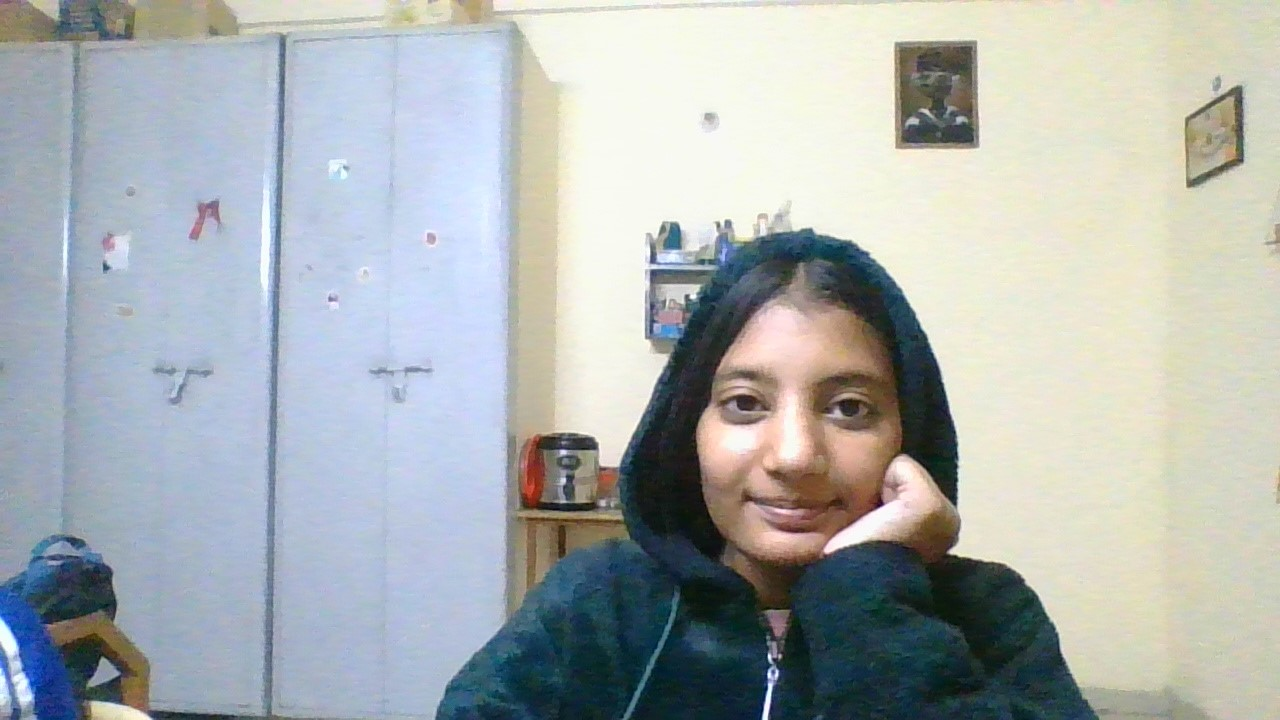
#> input picture pic.png.jpg, 1280 x 720 px, found by its file name
$ jupyter execute opencv_basics.ipynb
#> lines starting #> are read from the running program, lines starting #| are printed output that depends on the picture
[cell 1]
print("Hello")

[cell 2]
import numpy as np
a=np.array([1,2,3,4,5])
a

[cell 3]
#plotting
import cv2
from matplotlib import pyplot as plt
img1 = cv2.imread(r"C:\Users\welcome\OneDrive\Desktop\age gender detector\data\pic.png.jpg")
#> img1 is the input picture: shape (720, 1280, 3); mean B, G, R 177.1, 177, 171.6
plt.imshow(img1)

[cell 4]
#Arithemtic operations
img1 = cv2.imread(r"C:\Users\welcome\OneDrive\Desktop\age gender detector\data\pic.png.jpg")
img2 = cv2.imread(r"C:\Users\welcome\OneDrive\Desktop\age gender detector\data\pic2.jpg")
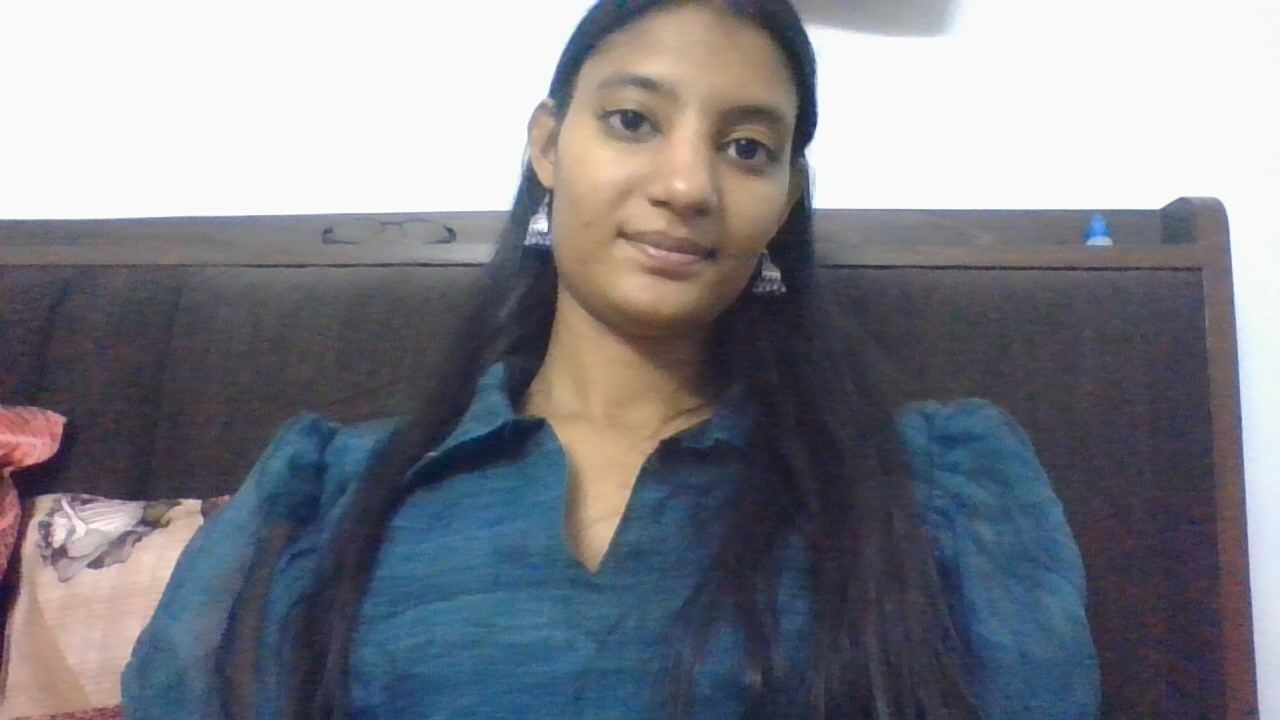
#> input picture pic2.jpg, 1280 x 720 px, found by its file name
#> img2 is the input picture: shape (720, 1280, 3); mean B, G, R 135.1, 127.1, 125.3
result= img1+img2           #Addition
plt.imshow(result)

[cell 5]
result = img1-img2          #Subtraction
plt.imshow(result)

[cell 6]
result= img1*img2       #multiplication
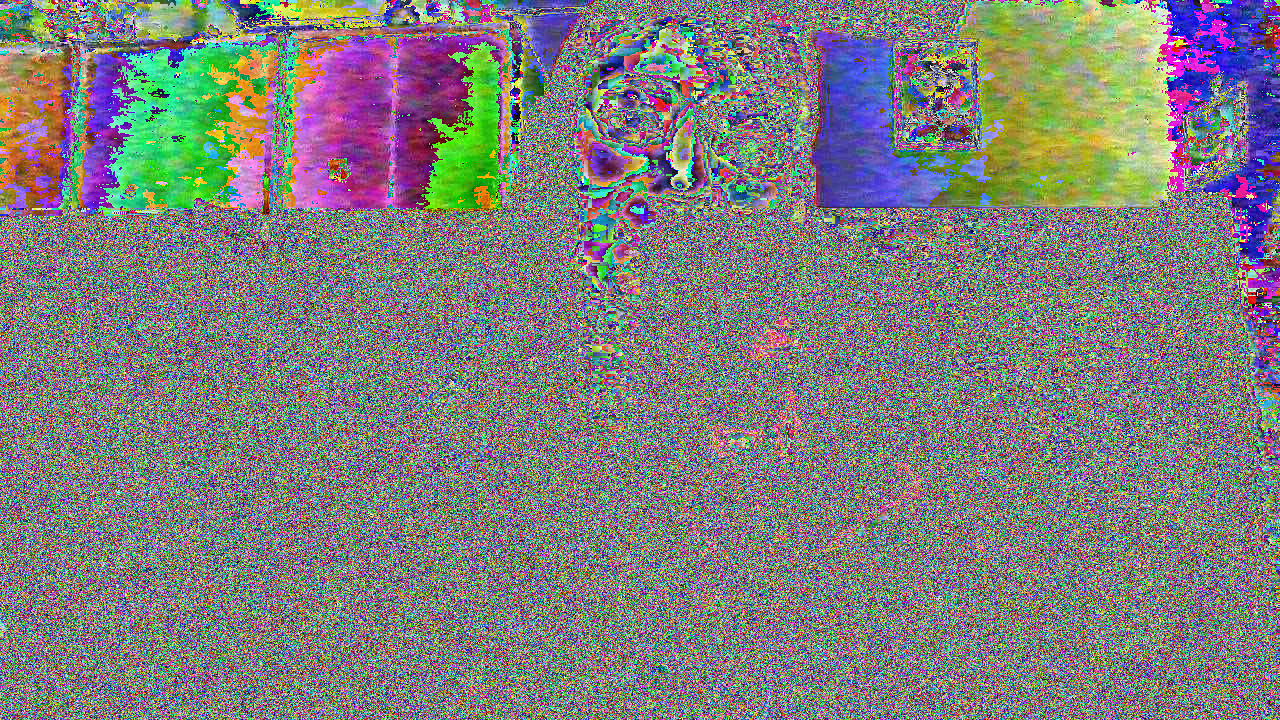
#> result: shape (720, 1280, 3); mean B, G, R 125.2, 126.4, 126.7
plt.imshow(result)

[cell 7]
result = img1/img2       #division
#> result: shape (720, 1280, 3) float64; 0% of the values are NaN or infinite; the others: min 0, max 99.5, mean 1.85
plt.imshow(result)
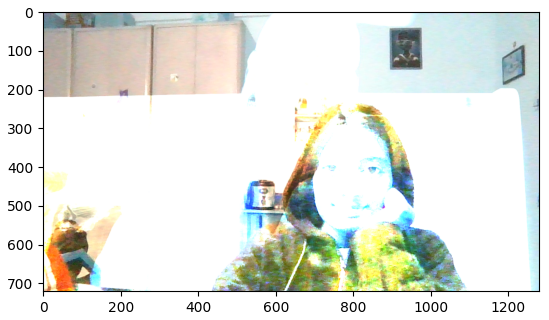
#> figure drawn by matplotlib, 1 panel; B, G, R data is drawn as R, G, B

[cell 8]
pic=cv2.imread(r"C:\Users\welcome\OneDrive\Desktop\age gender detector\data\friend.jpg")
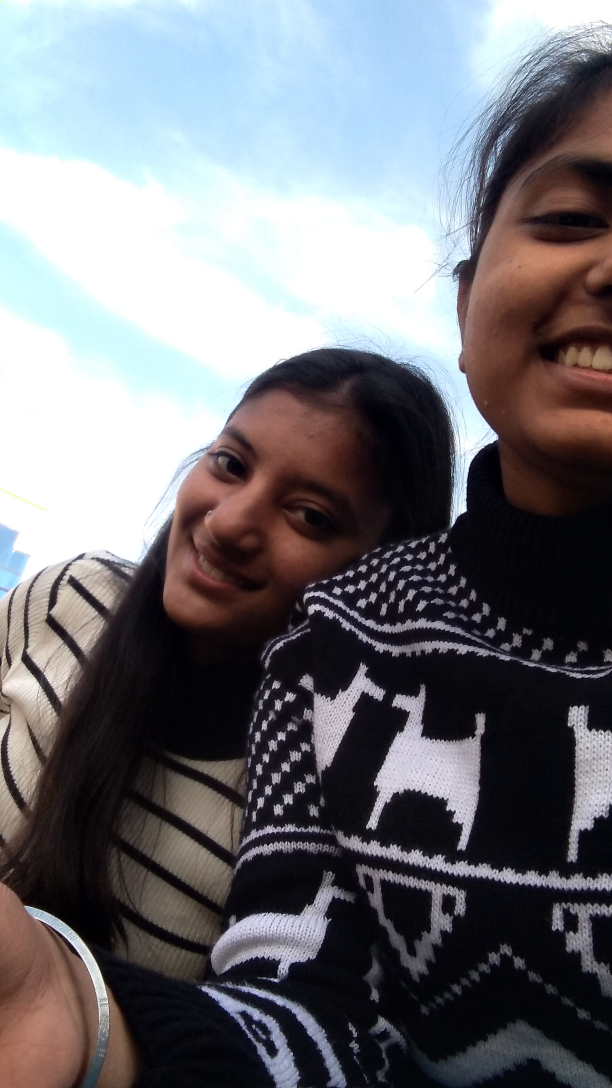
#> input picture friend.jpg, 1836 x 3264 px, found by its file name (shown at 1/3 size)
#> pic is the input picture: shape (3264, 1836, 3); mean B, G, R 119.7, 114.6, 114.6
img=cv2.cvtColor(pic,cv2.COLOR_BGR2HSV)
#> img: shape (3264, 1836, 3); mean H, S, V 84.1, 75.5, 127.9
figure_size=7
result=cv2.blur(img,(figure_size,figure_size))
#> result: shape (3264, 1836, 3); mean H, S, V 84.1, 75.5, 127.9
plt.figure(figsize=(11,6))
plt.subplot(121),plt.imshow(cv2.cvtColor(img,cv2.COLOR_HSV2RGB)),plt.title("original")
plt.xticks([]),plt.yticks([])
plt.subplot(122),plt.imshow(cv2.cvtColor(result,cv2.COLOR_HSV2RGB)),plt.title("blurred")
plt.xticks([]),plt.yticks([])
plt.show()
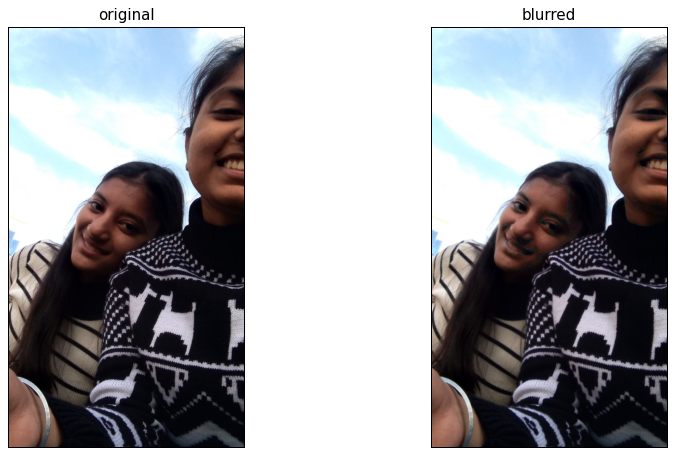
#> figure drawn by matplotlib, 2 panels

[cell 9]
img1 = cv2.imread(r"C:\Users\welcome\OneDrive\Desktop\age gender detector\data\pic.png.jpg")

[cell 10]
(height,width)=img1.shape[0:2]
#> height = 720; width = 1280
zoom=cv2.resize(img1,None,fx=1,fy=1.5,interpolation=cv2.INTER_CUBIC)
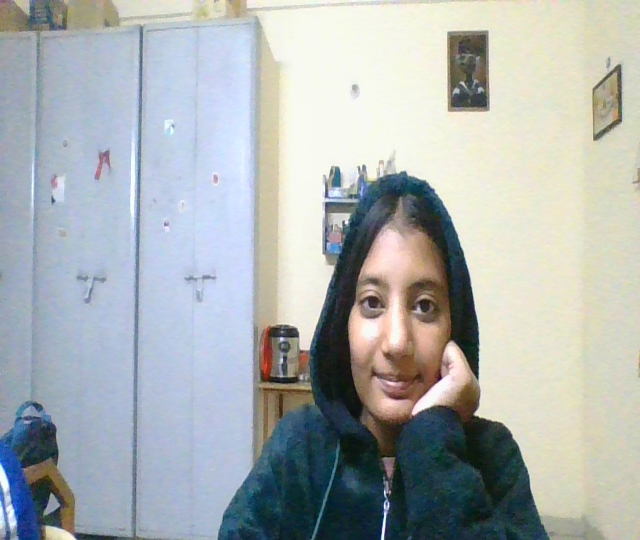
#> zoom: shape (1080, 1280, 3) (shown at 1/2 size); mean B, G, R 177.1, 177, 171.6
plt.imshow(zoom)

[cell 11]
zoom=cv2.resize(img1,(int(width*2),int(height*2)),interpolation=cv2.INTER_CUBIC)
#> zoom: shape (1440, 2560, 3)
plt.imshow(zoom)

[cell 12]
m=cv2.getRotationMatrix2D((width/2,height/2),30,1)
rotate=cv2.warpAffine(img1,m,(height,width))
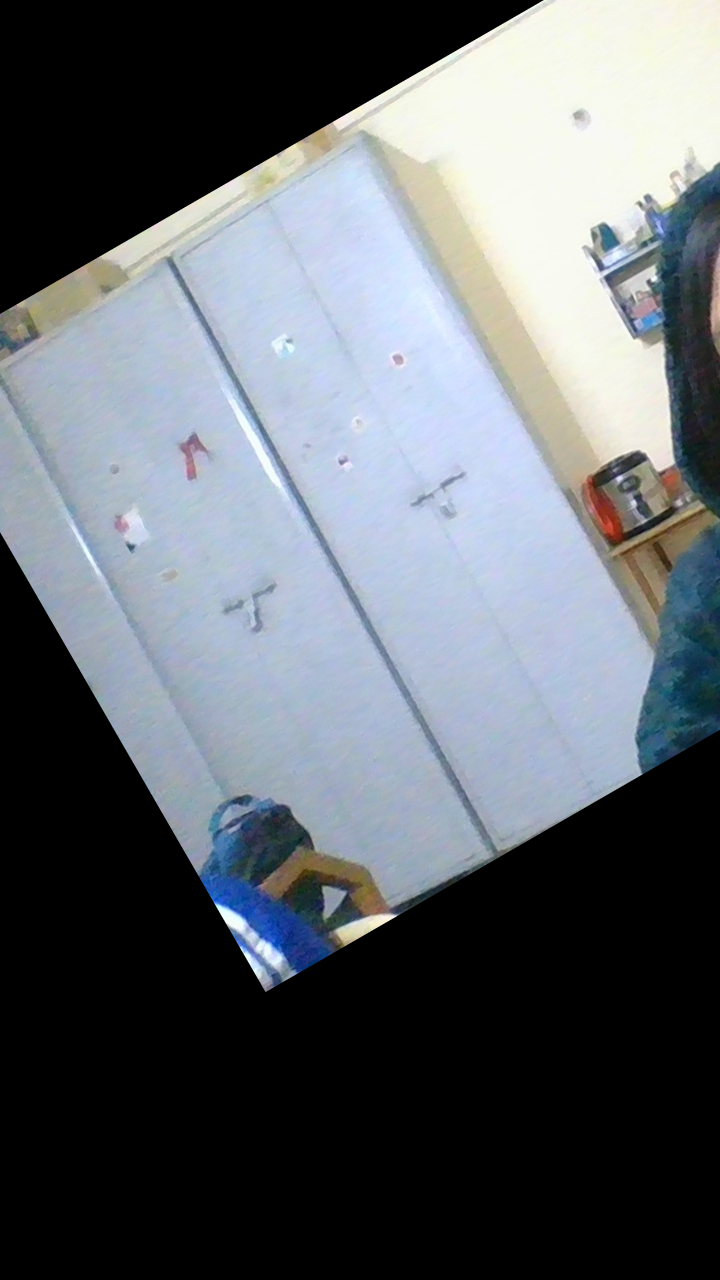
#> rotate: shape (1280, 720, 3); mean B, G, R 108.4, 102.4, 97
plt.imshow(rotate)

[cell 13]
import numpy as np
m=np.float32([[1,0,50],[0,1,100]])
dst=cv2.warpAffine(img,m,(height,width))
#> dst: shape (1280, 720, 3); mean H, S, V 56.4, 26.3, 218.5
plt.imshow(dst)
